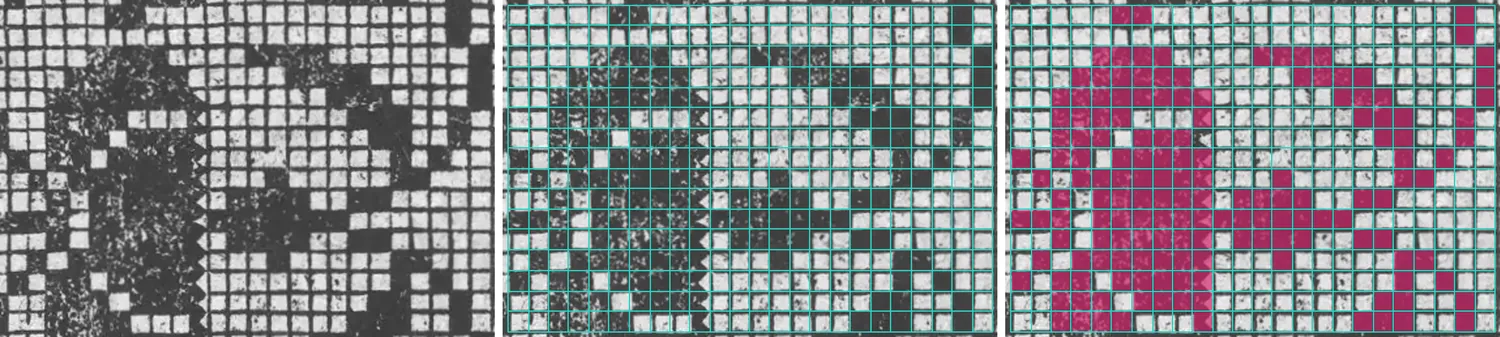
#> input picture gallery/img/reading/quentel1529-steps.webp, 1500 x 337 px
$ python -i fuerst.py   (imports and definitions only)
#> lines starting #> are read from the running program, lines starting #| are printed output that depends on the picture
### books/sources/marked.py
"""Ruled plates whose cells carry named kinds of mark (Sibmacher's plates:
plus, vertical hatching, diagonals that draw a star over 2x2 cells, ...).

MultiSymbolPlateSource groups marks into unnamed clusters; this reader
names them instead (books/sources/marks.py: . # + x | - / \\ < > ^ v F 7 L J ?),
so the same mark means the same thing on every page and in every book.

The grid is found as for RuledGridSource. Each cell is cut out between its
own ruling lines (refound locally, so paper stretch does not put a rule
inside a cell) and classified. The any-mark 0/1 reading: a cell is 1 when its kind is in `filled` (default: every mark). The kinds
are kept as chart.layers["marks"] (written as <chart>.marks.txt with
--sidecars), with their counts in meta["marks"]. A 2x2 block of diagonals
drawn as one X (\\ / over / \\) is listed in meta["stars"] by its top-left cell.

Colours: different marks mean different colours (Helga: filled and crossed
cells are two colours), so <chart>.txt holds one digit per colour, 0 = empty,
1, 2, ... (indices into the gallery's COLOR_PALETTE), and the any-mark 0/1
reading is kept as chart.layers["filled"] (<chart>.filled.txt with
--sidecars). Marks with no colour of their own (diagonals, half cells,
unclear) are 0 in the colour chart and stay in <chart>.marks.txt. The mapping mark -> digit is
books/sources/mark_colours.csv: rows for book "*" are the default, rows
for a book code override them; the option colours="#=1,+=1" overrides both.
"""
import csv
from pathlib import Path

import cv2
import numpy as np

from .marks import FILLED, KINDS, MarkClassifier, cell_interiors
from .ruled import GridRegion, RuledGridSource

COLOURS = {"#": (20, 20, 20), "+": (40, 40, 230), "x": (160, 40, 160), "|": (40, 150, 40),
           "-": (40, 150, 150), "/": (220, 90, 20), "\\": (220, 160, 20), "?": (0, 140, 255)}


COLOURS_CSV = Path(__file__).with_name("mark_colours.csv")


def colour_map(book=None, override=None):
    """mark -> digit for a book: defaults, then the book's rows, then the option."""
    m = {}
    with open(COLOURS_CSV, newline="", encoding="utf-8") as f:
        rows = list(csv.DictReader(f))
    for want in ("*", book):
        for r in rows:
            if want and r["book"] == want:
                m[r["mark"]] = int(r["colour"])
    for item in (override or "").split(","):
        if "=" in item:
            k, v = item.rsplit("=", 1)
            m[k.strip()] = int(v)
    return m


class MarkRegion(GridRegion):
    classifier = MarkClassifier()
    filled = FILLED
    colour_map = colour_map()

    # [50 lines left out: functions score, trim_frame, stars, chart, not called in this run]


class NamedMarkPlateSource(RuledGridSource):
    """Ruled grid, every cell classified into a named kind of mark.

    options: filled="#+x|-/\\<>^vF7LJ?"  kinds that count as 1 in the 0/1 chart
             (default every mark; e.g. filled="#+" for solid and plus only)
             colours="#=1,+=2"  mark -> colour digit, over mark_colours.csv
    """
    layout = "marks"
    description = "ruled grid, every cell named: empty, solid, plus, hatching, diagonals, half cells"

    # [33 lines left out: functions __init__, check_image, not called in this run]

### books/sources/marks.py
"""Named kinds of mark in a ruled cell.

Pattern books do not only print filled and empty cells. Sibmacher's plates
mix solid cells, small crosses (+), vertical hatching (|), diagonal strokes
(/ and \\, which together draw a large X over a block of cells), and half
cells cut along a diagonal. Each cell gets one character:

    .  empty                 #  solid
    +  plus (cross on the cell's axes)
    x  diagonal cross (X) or cross-hatching
    |  vertical hatching     -  horizontal hatching
    /  diagonal, bottom-left to top-right
    \\  diagonal, top-left to bottom-right
    < > ^ v  wedge: two diagonals meeting at the middle of one side (an
             "arrow"; the arms of a large X drawn over several cells)
    F 7 L J  half cell: the ink fills the triangle in that corner
             (F top-left, 7 top-right, L bottom-left, J bottom-right)
    ?  marked, but none of the above

The classifier works on the cell's interior (ruling cut off), with ink
0..1, and compares where the ink lies; thresholds are relative to the
cell's own ink so faint and heavy impressions read alike. MARKS maps
every kind to its 0/1 value; FILLED is the default set that counts as 1.
"""
import numpy as np

KINDS = ".#+x|-/\\<>^vF7LJ?"
NAMES = {".": "empty", "#": "solid", "+": "plus", "x": "diagonal cross", "|": "vertical hatching",
         "-": "horizontal hatching", "/": "diagonal /", "\\": "diagonal \\",
         "F": "half cell, top-left", "7": "half cell, top-right", "L": "half cell, bottom-left",
         "J": "half cell, bottom-right", "<": "wedge, point left", ">": "wedge, point right",
         "^": "wedge, point up", "v": "wedge, point down", "?": "other mark"}
FILLED = set(KINDS) - {"."}


class MarkClassifier:
    """classify(cell) -> one character of KINDS for a cell interior (ink 0..1).

    empty: mean ink below `empty`; solid: mean ink above `solid`.
    Otherwise the ink is compared over masks of the unit square
    (u, v in -0.5..0.5, v downwards): the two diagonals, the two axes,
    the four corner triangles, and stripes (column and row profiles).
    """

    def __init__(self, empty=0.06, solid=0.75, band=0.17, contrast=1.35):
        self.empty, self.solid, self.band, self.contrast = empty, solid, band, contrast
        self._masks = {}

    # [168 lines left out: functions masks, features, strokes, arms, classify, _segment_distance and 2 more, not called in this run]

### books/fuerst.py
#!/usr/bin/env python3
"""Read Fürst's Neues Modelbuch pages (archive.org JBIG2 foreground masks).
Ruled grid in black; empty cells are white squares, filled cells are
cross-hatched (only tiny white specks left). Reuses woodcut.WoodcutGrid:
find the white squares, fit the pitch, score each cell's centre lightness.
Splits the chart into panels at rows and columns without any squares.
    python3 fuerst.py page.png outdir  -> outdir/<page>_b<k>.txt + json
"""
import json, sys
from pathlib import Path
import cv2, numpy as np
from woodcut import WoodcutGrid, WoodcutPage, check_image

# [65 lines that did not run here, left out]


def diamond(img):
    m = (img > 0.6).astype(np.uint8)
    n, lab, st, _ = cv2.connectedComponentsWithStats(m)
    a = st[1:, cv2.CC_STAT_AREA]; box = st[1:, cv2.CC_STAT_WIDTH] * st[1:, cv2.CC_STAT_HEIGHT]
    med = np.median(a[(a > 12) & (a < 2000)])
    ok = (a > 0.5 * med) & (a < 2 * med)
    return np.median(a[ok] / box[ok]) < 0.68


def turn45(img):
    h, w = img.shape
    d = int(np.ceil(np.hypot(h, w)))
    M = cv2.getRotationMatrix2D((w / 2, h / 2), 45, 1.0)
    M[0, 2] += (d - w) / 2; M[1, 2] += (d - h) / 2
    return cv2.warpAffine(img.astype(np.float32), M, (d, d), flags=cv2.INTER_LINEAR, borderValue=0.0)


def panels_mask(grid, outside):
    """Panels = boxes of the inside area split at empty gutters."""
    from scipy import ndimage
    inside = ~outside
    inside = ndimage.binary_opening(inside, np.ones((3, 3)))
    lab, n = ndimage.label(inside)
    res = []
    for sl in ndimage.find_objects(lab):
        if sl is None: continue
        ys, xs = sl
        if ys.stop - ys.start >= 6 and xs.stop - xs.start >= 6:
            res.append((ys.start, ys.stop, xs.start, xs.stop))
    if not res:
        return panels(grid)
    return res


def panels(grid):
    """Split at runs of >=2 rows / cols that are (almost) all filled."""
    c = grid.cells
    def runs(solid):
        out, s = [], None
        for i in range(len(solid) + 1):
            if i < len(solid) and not solid[i]:
                s = i if s is None else s
            elif s is not None:
                if i - s >= 6: out.append((s, i))
                s = None
        return out
    res = []
    for a, b in runs(c.mean(axis=1) > 0.9):
        for l, r in runs(c[a:b].mean(axis=0) > 0.9):
            sub = c[a:b, l:r]
            # trim solid edge rows/cols again inside the panel
            rows = np.nonzero(sub.mean(axis=1) <= 0.9)[0]; cols = np.nonzero(sub.mean(axis=0) <= 0.9)[0]
            if len(rows) >= 6 and len(cols) >= 6:
                res.append((a + rows[0], a + rows[-1] + 1, l + cols[0], l + cols[-1] + 1))
    return res

def main(page, outdir):
#> called with outdir = 'out.png'
    out = Path(outdir); out.mkdir(parents=True, exist_ok=True)
    g = cv2.imread(page, cv2.IMREAD_GRAYSCALE).astype(float) / 255
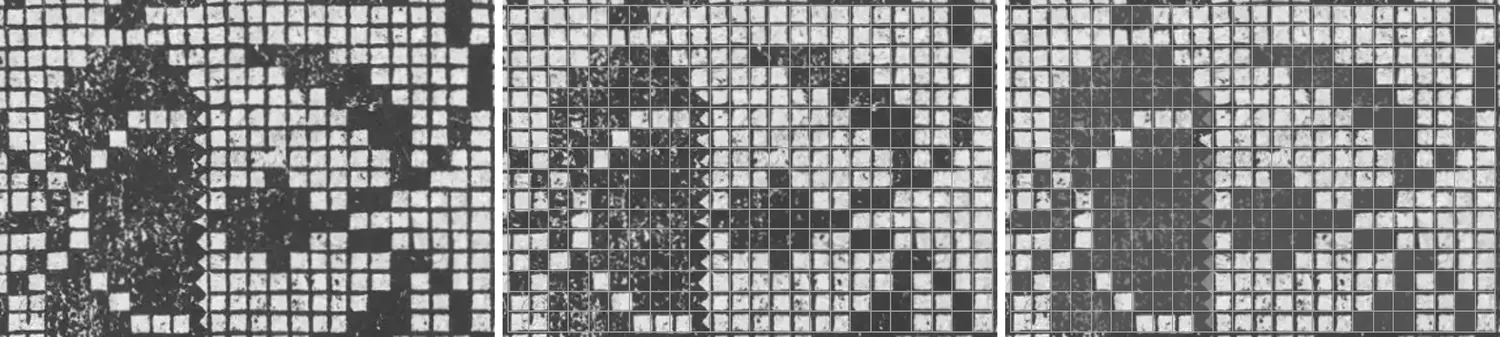
#> g: shape (337, 1500) float64; min 0.141, max 1, mean 0.527
    stem = Path(page).stem
#> (the run stopped early here; a loop or call above may not have finished)

$ run again, on gallery/img/reading/sib1597-slips.webp
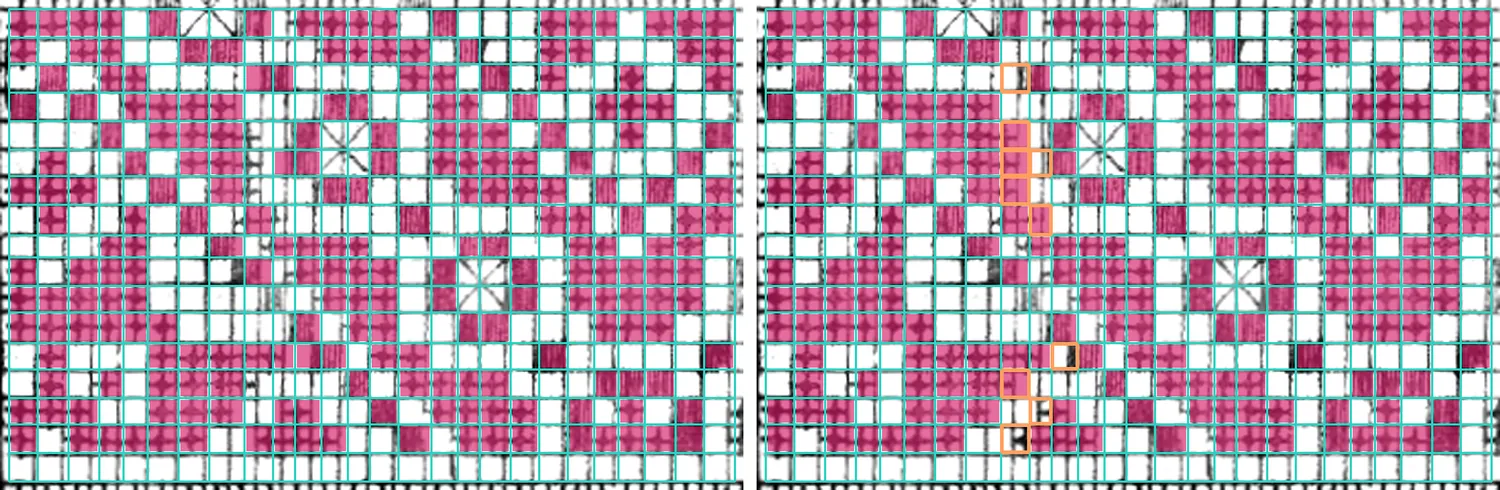
#> input picture gallery/img/reading/sib1597-slips.webp, 1500 x 490 px
#> in main, `g = cv2.imread(page, cv2.IMREAD_GRAYSCALE).astype(float) / 255`:
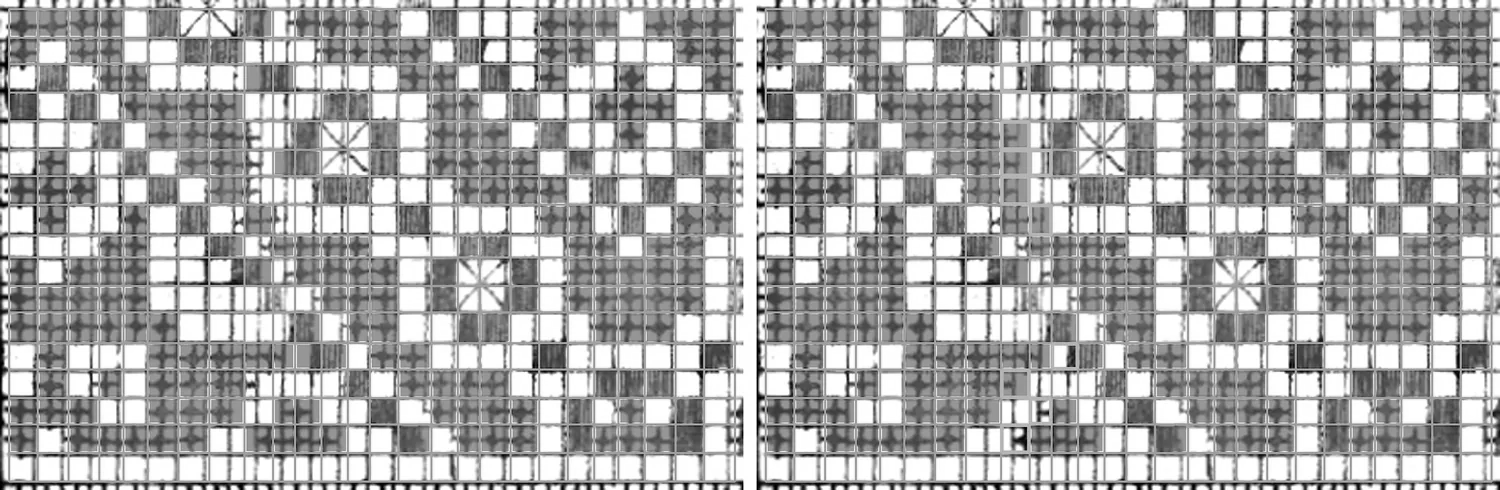
#> g: shape (490, 1500) float64; min 0, max 1, mean 0.667

$ run again, on gallery/img/reading/sib1597-steps.webp
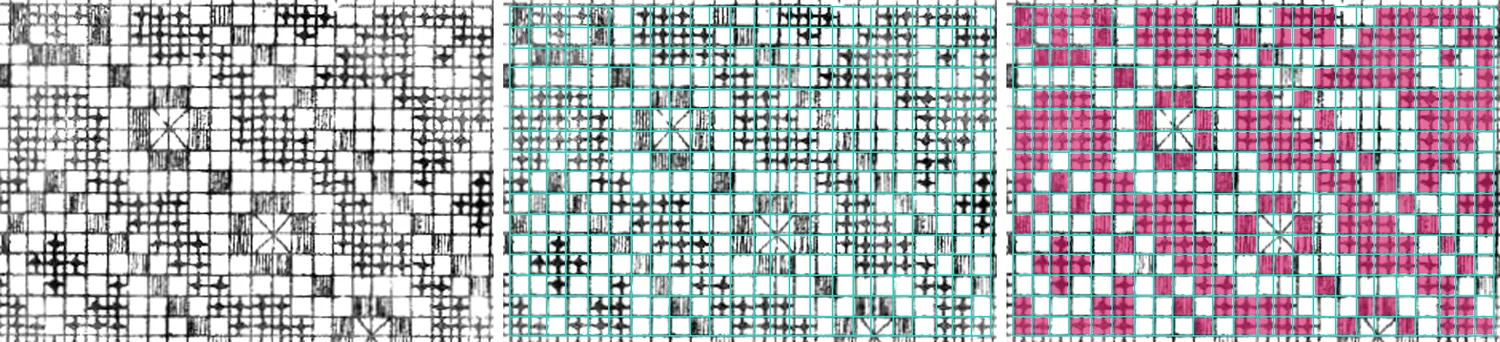
#> input picture gallery/img/reading/sib1597-steps.webp, 1500 x 342 px
#> in main, `g = cv2.imread(page, cv2.IMREAD_GRAYSCALE).astype(float) / 255`:
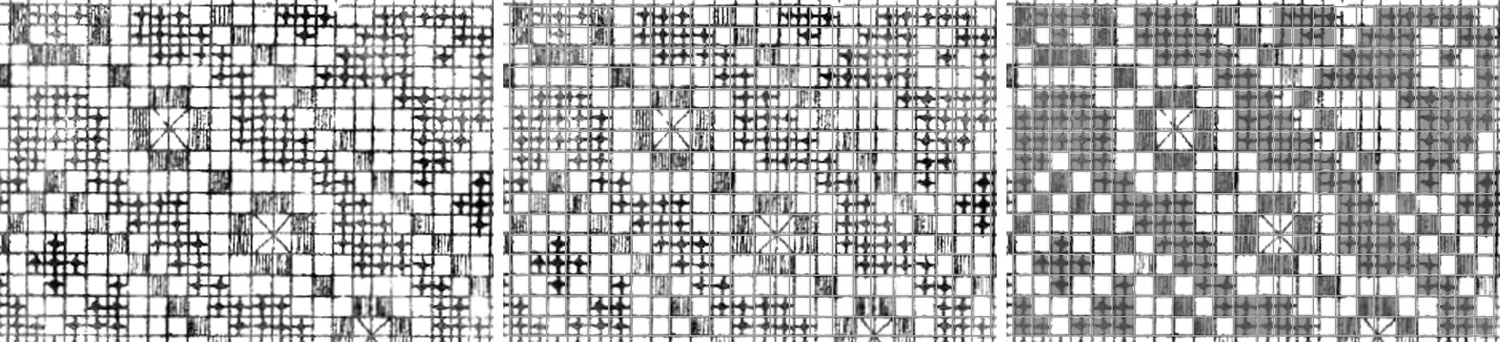
#> g: shape (342, 1500) float64; min 0, max 1, mean 0.696
